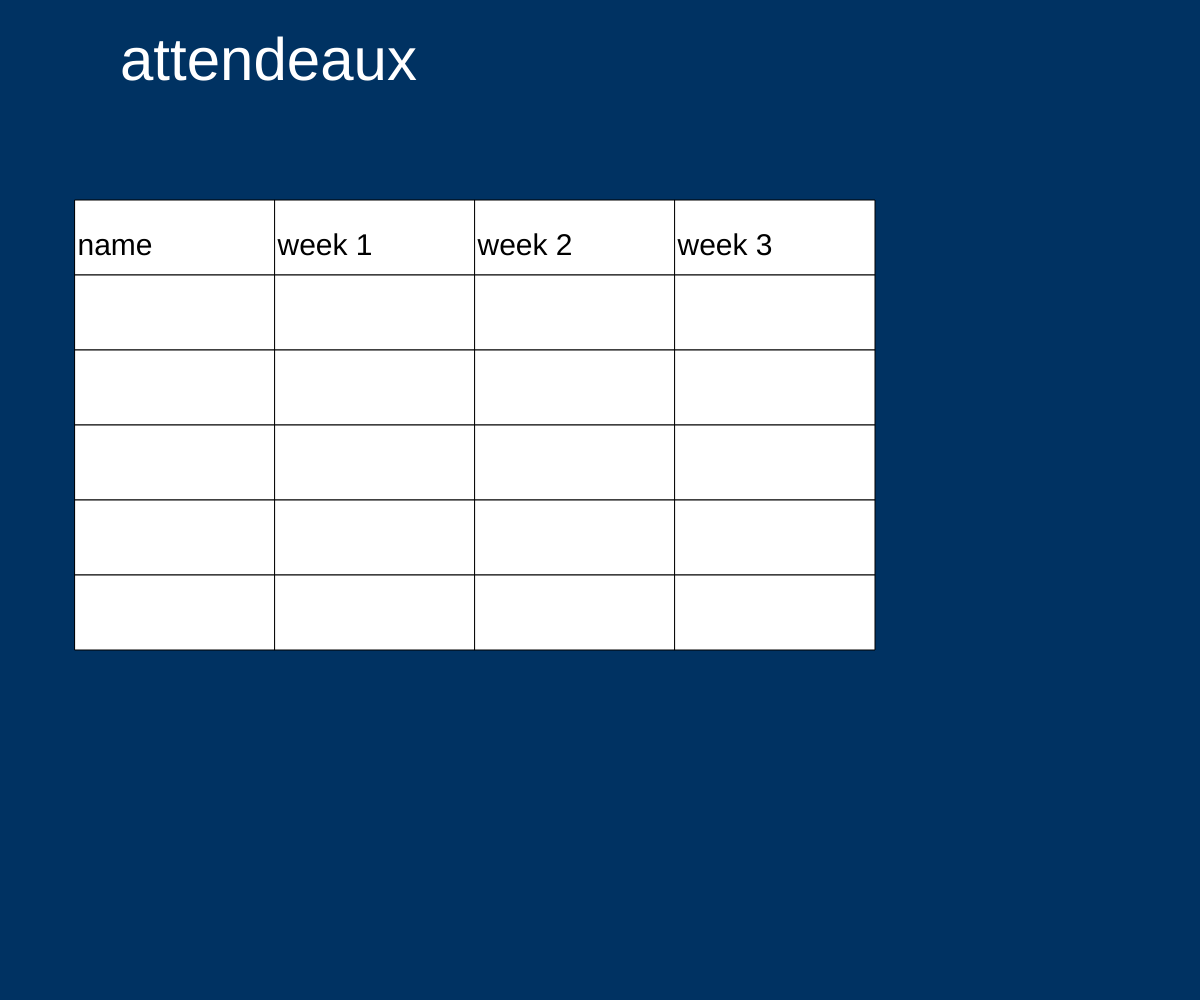
Frame 1 (no input)
Frame 60 (no input): identical to frame 1, image omitted
Frame 120 (the mouse pressed at the canvas centre since frame 60): identical to frame 1, image omitted

The p5.js sketch that drew this single still picture (run headless with seeded random() and noise() and a simulated clock; from frame 60 on, the mouse is pressed at the canvas centre):

// p5.js sketch
// ── sketch.js

var canvas;
var labels= ["name", "week 1", "week 2", "week 3"];

class Grid{
  constructor (){
    this.grid=[];

    for (var i = 0; i < 4; i++){
      for (var j=0; j<6; j++){
        fill(255, 255, 255);
        // rectMode(CENTER); center the single digit numbers later!!
        var gridChecks = new Box(75+i*200, 200+j*75, 200, 75);
        this.grid.push(gridChecks);
      }

    }
  }

}

class Box{
  constructor(x, y, width, height){
    this.x= x;
    this.y= y;
    this.width= width;
    this.height=height;
    fill(255, 255, 255);
    rect(x,y,width, height);
  }

  get_boxDim(){
    return [this.width, this.height];
  }
  get_boxCoord(){
    return [this.x,this.y];
  }

}


function setup() {
  canvas = createCanvas(window.innerWidth, window.innerHeight);

}

function draw() {
  background(0,50,98);
  fill(255);

  fill(255, 255, 255);
  textSize(60);
  text('attendeaux', window.innerWidth *.1 , 80);

  grid= new Grid();

  for (var i = 0; i < 4; i=i+1){
    //fill(255, 255, 255);
    // rectMode(CENTER); center the single digit numbers later!!
    //rect(75+i*75, 200, 75, 75);
    fill(0, 0, 0);
    textSize(30);
    text(labels[i], 77.5+ 200*i , 255);
  }


}

window.onresize = function() {
  var w = window.innerWidth;
  var h = window.innerHeight;
  canvas.size(w,h);
  width = w;
  height = h;
}

function createNums(){
  var nums= [];
  for (var i=0; i<12; i=i+1){
    nums.push(int(random()*100));
  }
  return nums;
}
